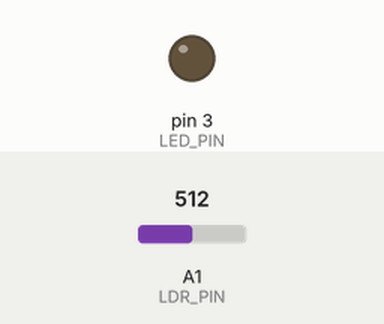
Bench run of a sketch on a simulated Arduino Uno, built with avr-gcc and run on an emulated ATmega328P. Parts: output pins drawn as LEDs (lit = HIGH). Inputs (shaded band) come from the test bench; at power-on: A1 (LDR_PIN) = 512. Random numbers use the default seed unless the sketch sets one; what the sketch prints to the serial monitor is not drawn.

Above: at 7.6 s.
7.7 s: A1 (LDR_PIN) set to 120
9.2 s: A1 (LDR_PIN) set to 104
At 9.6 s:
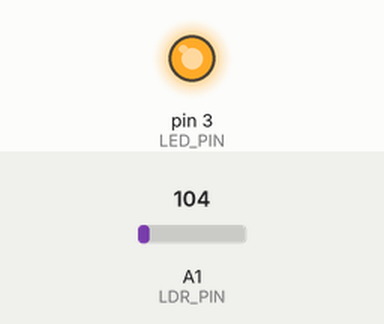
10.7 s: A1 (LDR_PIN) set to 122
At 11.9 s:
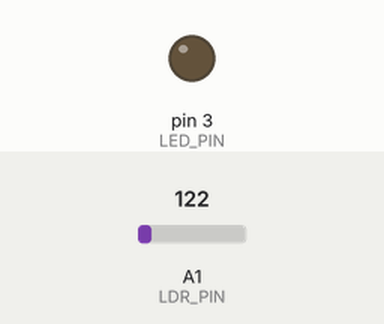
12.2 s: A1 (LDR_PIN) set to 100
At 13.1 s:
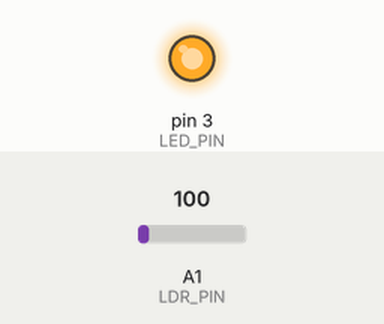
Timing chart, 0 to 14.7 s (numbered marks = the images above; inputs shaded):
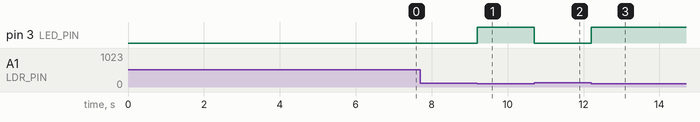

The sketch:

readbyte_anigma.ino
```cpp
#define LED_PIN 3
#define LDR_PIN A1
#define THRESHOLD 100 //IN DARKER ENVIRONMENT, HIGHER THRESHOLS (IN BOX -> 150)
#define BOX_THRESHOLD 120
#define INDOOR_THRESHOLD 110
#define SAMPLING_TIME 5
#define ASCII_NUM 256

/*********************/
/***   global var  ***/
/*********************/
bool led_state = false;
bool previous_state = true;
bool current_state = true;
char buff[200];
char offset = 0;
int threshold = INDOOR_THRESHOLD;
int ascii_num = 256;
//int ascii_num = 128;
unsigned char ascii_anigma[ASCII_NUM];
unsigned char anigma_decoder[ASCII_NUM];


/*****************************************************************************/
/************************     set up ANIGMA        ***************************/
/*****************************************************************************/
void setup_anigma_table(void)
{
  randomSeed(2022);
  for (int i = 0; i < ascii_num; i++)
    ascii_anigma[i] = i;
  int temp, swap_temp;
  int rand_num = ascii_num;
  while (--rand_num >= 0)
  {
    temp = random(0, rand_num);
    swap_temp = ascii_anigma[rand_num];
    ascii_anigma[rand_num] = ascii_anigma[temp];
    ascii_anigma[temp] = swap_temp;
  }
}

void setup_anigma_decoder()
{
  for (int i = 0; i < ascii_num; i++)
    anigma_decoder[ascii_anigma[i]] = i;
}

void print_anigma_table(void)
{
  int row_num = ascii_num / 4;
  Serial.println("\n\n===============================     ASCII ANIGMA TABLE.    ===============================");
  for (int i = 0; i < row_num; i++)
  {
    for (int j = 0; j < 4; j++)
    {
      sprintf(buff, "| index[%03d] => %03d   |", (j * row_num) + i, ascii_anigma[(j * row_num) + i]);
      Serial.print(buff);
    }
    Serial.println("");
  }
  Serial.println("========================================================================================");
}

void print_anigma_decoder(void)
{
  int row_num = ascii_num / 4;
  Serial.println("\n\n===============================     ASCII ANIGMA DECODER.    ===============================");
  for (int i = 0; i < row_num; i++)
  {
    for (int j = 0; j < 4; j++)
    {
      sprintf(buff, "| index[%03d] => %03d   |", (j * row_num) + i, anigma_decoder[(j * row_num) + i]);
      Serial.print(buff);
    }
    Serial.println("");
  }
  Serial.println("========================================================================================");
  Serial.println("\n=========  Start receiving message! =========\n");
}

char  decrypt_anigma(unsigned char enc_char) {return (anigma_decoder[enc_char]); }

/*****************************************************************************/
/***************************        main        ******************************/
/*****************************************************************************/
void setup()
{
  // put your setup code here, to run once:
  pinMode(LED_PIN, OUTPUT);
  Serial.begin(9600);
  //change_threshold(BOX_THRESHOLD);
  change_threshold(INDOOR_THRESHOLD);
  setup_anigma_table();
  //print_anigma_table();
  setup_anigma_decoder();
  print_anigma_decoder();
}

void loop()
{
  // put your main code here, to run repeatedly:
  digitalWrite(LED_PIN, get_ldr());
  current_state = get_ldr();
  if(!current_state && previous_state)
  {
    sprintf(buff, "%c", (char)decrypt_anigma((unsigned char)get_byte()));
    Serial.print(buff);
  }
  digitalWrite(LED_PIN, current_state);
  previous_state = current_state;
}

void  change_threshold(int ENV) { threshold = ENV; }

bool get_ldr()
{
  bool val = analogRead(LDR_PIN) < threshold ? true : false;
  digitalWrite(LED_PIN, val);
  return val;
  //int voltage = analogRead(LDR_PIN);
  //return voltage  > THRESHOLD ? 8 : 0;
}

unsigned char get_byte()
{
  unsigned char data_byte = 0;//return byte with unsigned char type as its value will be the index of decoding table(0~255)
  delay(SAMPLING_TIME * 1.5); //1.5 work well checked.
  for(int i = 0; i < 8; i++)
  {
    data_byte = data_byte | (unsigned char)get_ldr() << i;
    delay(SAMPLING_TIME);
  }
  return (unsigned char)data_byte;
}
```

Measured:
- the behaviour switches between 110 and 109 on A1 (LDR_PIN) (found by bisection; images 0 and 1)
- after the input at 7.7 s, every drawn part: stays the same
- after the input at 9.2 s, pin 3 (LED_PIN): LOW → HIGH at once
- after the input at 10.7 s, pin 3 (LED_PIN): HIGH → LOW at once
- after the input at 12.2 s, pin 3 (LED_PIN): LOW → HIGH at once
